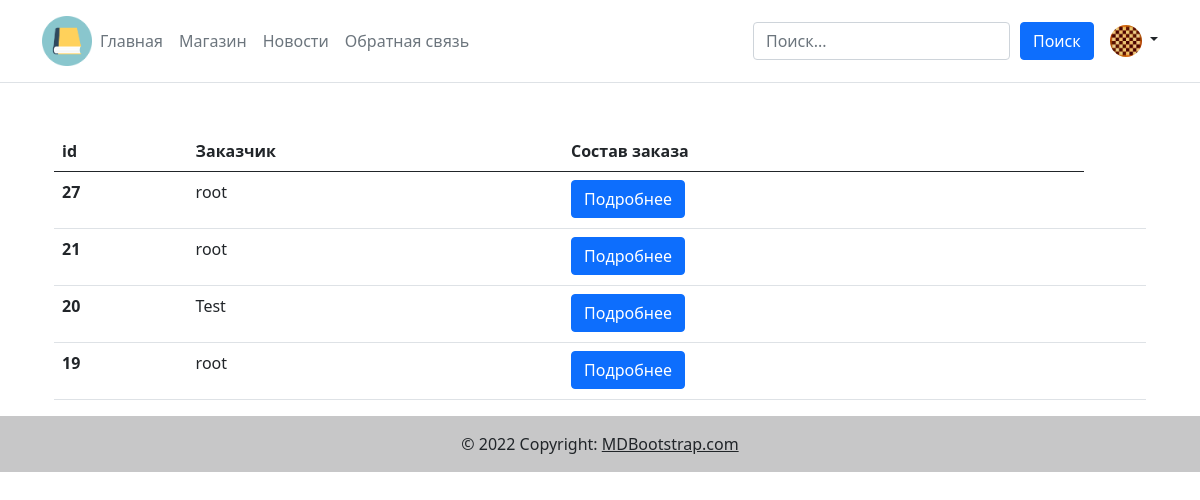
Page /moderator/manager (signed in) on the earlier database version.
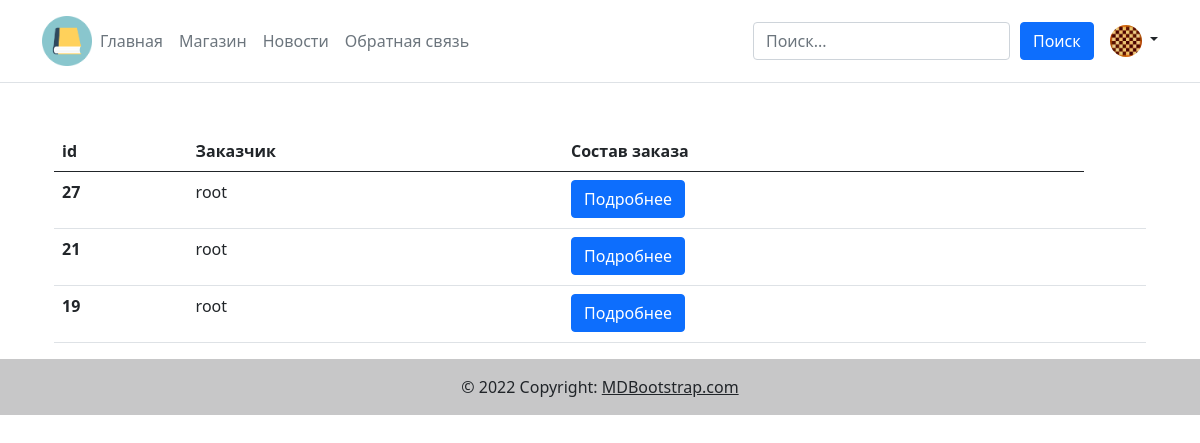
Same page on the later database version.
### main/models.py (models this page shows)
class profile (models.Model):
    objects = None
    user = models.OneToOneField(User, on_delete=models.CASCADE)
    moderator = models.BooleanField(default=False, verbose_name = "Администратор")
    photo = models.ImageField(upload_to="photo/user/%Y/%m/%d/", null = True, verbose_name = "Фото пользователя")

### cart/models.py (models this page shows, shortened)
class Order(models.Model):
    customer = models.ForeignKey(User, related_name='customer',
                                 on_delete=models.CASCADE, verbose_name='Customer')
    books = models.ManyToManyField(book, verbose_name='Books', blank=True, through='BookInOrder')
    created = models.DateTimeField(auto_now_add=True, verbose_name='Create date')
    class Meta:
        verbose_name = 'Order'
        verbose_name_plural = 'Orders'

### moderator/views.py (the view)
# urls.py: path('manager', views.manager_main, name='manager_main'),
def manager_main(request):
    orders =  reversed(Order.objects.all())
    books = BookInOrder.objects.all()
    if request.user.is_authenticated:
        photo_user=profile.objects.filter(user = request.user)
    else:
        photo_user = ""
    context = {
        'orders':orders,
        'books':books,
        'photo_user':photo_user,
        }
    return render(request,'manager/index.html',context = context)

### moderator/templates/manager/index.html (shortened to what this page needs)
{% extends 'base.html' %}
{% block content %}
<div class="container mt-5">
    <table class="table">
        <thead>
            <tr>
                <th scope="col">id</th>
                <th scope="col">Заказчик</th>
                <th scope="col">Состав заказа</th>
            </tr>
        </thead>
        {% for order in orders %}
        <tr>
            <th scope="row"><p>{{order.id}}</p></th>
            <td><p>{{order.customer}}</p></td>
            <td>
                <a class="btn btn-primary" data-bs-toggle="collapse" href="#multiCollapseExample{{order.pk}}" role="button" aria-expanded="false" aria-controls="multiCollapseExample1">Подробнее</a>
            </td>
            <td>
            </td>
            {% endfor %}
        </tr>
    </table>
</div>
{% endblock %}

### main/templates/base.html (shortened to what this page needs)
{% load static %}
<!DOCTYPE html>
<html lang="ru">
<head>
    <link href="https://cdn.jsdelivr.net/npm/bootstrap@5.0.2/dist/css/bootstrap.min.css" rel="stylesheet">
    <link rel="stylesheet" href="https://cdn.jsdelivr.net/npm/bootstrap-icons@1.9.1/font/bootstrap-icons.css">
</head>
<body>
    {% block header %}
    <header class="p-3 mb-3 border-bottom">
        <div class="container">
            <div class="d-flex flex-wrap align-items-center justify-content-center justify-content-lg-start">
                <img class="ml-5"style="height:50px;width:50px" src="../../media/photo/icon.png"/>
                <ol class="nav col-12 col-lg-auto me-lg-auto mb-2 justify-content-center mb-md-0">
                    <li><a class="nav-link px-2 link-secondary" href="{% url 'home' %}">Главная</a></li>
                    <li><a class="nav-link px-2 link-secondary" href="{% url 'store' %}">Магазин</a></li>
                    <li><a class="nav-link px-2 link-secondary" href="{% url 'news' %}">Новости</a></li>
                    <li><a class="nav-link px-2 link-secondary" href="{% url 'contact' %}">Обратная связь</a></li>
                </ol>
                    {% include 'search.html' %}
                <div class="dropdown text-end">
                    {% if request.user.is_authenticated %}
                    <div class="dropdown text-end">
                        <a href="#" class="d-block link-dark text-decoration-none dropdown-toggle" id="dropdownUser1" data-bs-toggle="dropdown" aria-expanded="false">
                            {% if photo_user %}
                                {% for photo_user in photo_user %}
                                    <img src="../../../media/{{photo_user.photo}}" alt="mdo" width="32" height="32" class="rounded-circle">
                                {% endfor %}
                            {% else %}
                                <img src="media/photo/no-photo.png" alt="mdo" width="32" height="32" class="rounded-circle">
                            {% endif %}
                        </a>
                    </div>
                    {% endif%}
                </div>
            </div>
        </div>
    </header>
    {% endblock header %}
    <div class="container mt-5">
        {% block content %}
        {% endblock content %}
    </div>
    {% block footer %}
    <footer class="bg-light text-center text-lg-start mt-3">
        <div class="text-center p-3" style="background-color: rgba(0, 0, 0, 0.2);">
            © 2022 Copyright:
            <a class="text-dark" href="https://mdbootstrap.com/">MDBootstrap.com</a>
        </div>
    </footer>
    {% endblock %}
</body>
</html>

Differences in the rows shown:
removed Order: id "20", customer "Test"
